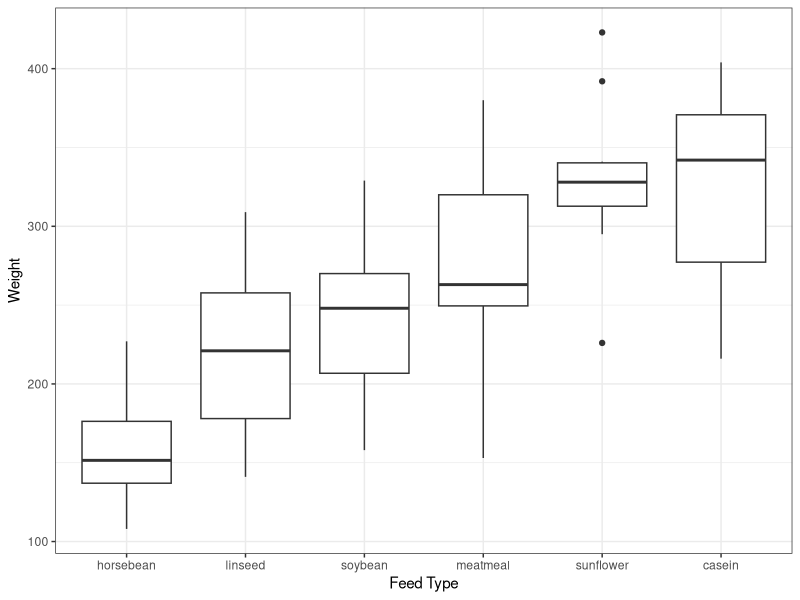
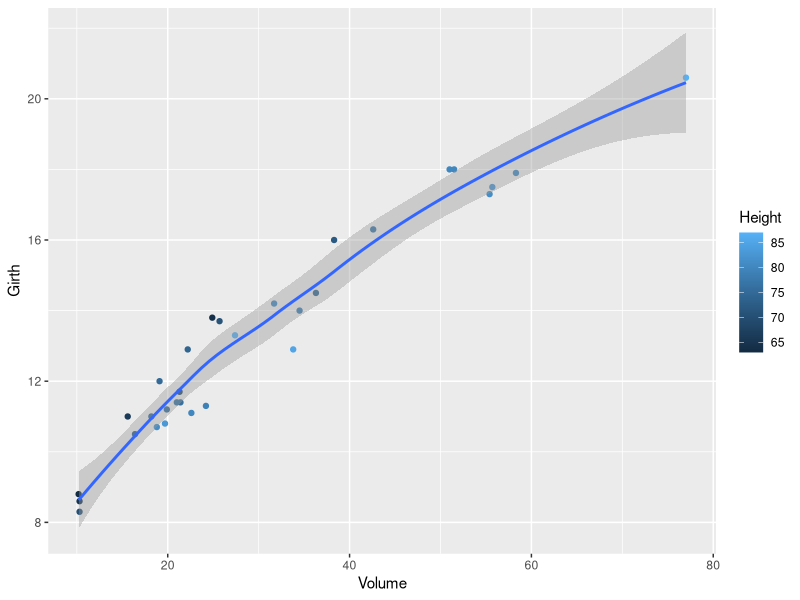
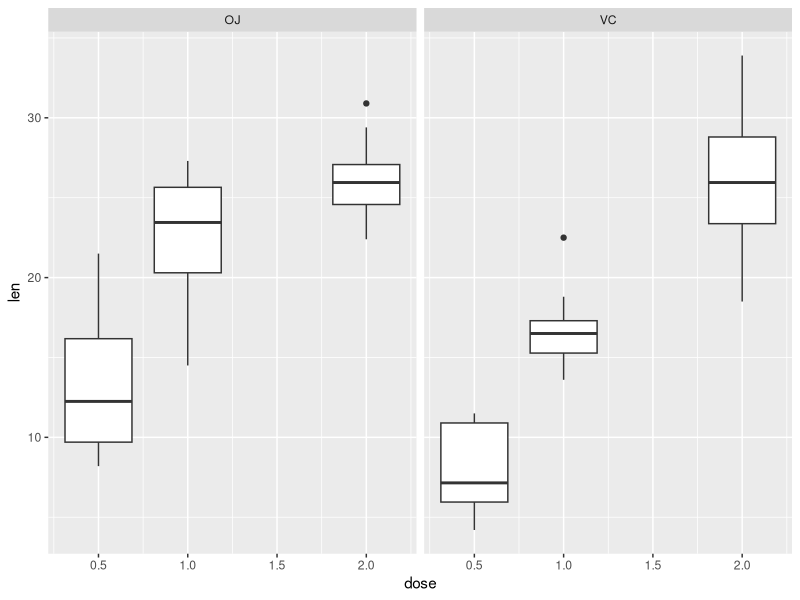
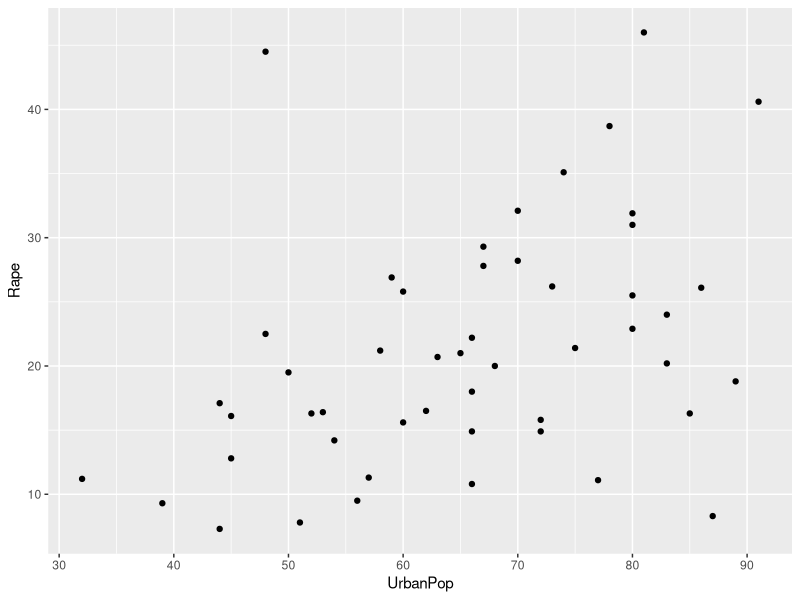

R code for these plots, in order:
## ---- chunk 1
library(tidyverse)
library(ggplot2)
data(chickwts)
  ggplot(data=chickwts,mapping=aes(x=reorder(feed, weight, FUN = median),y=weight))+
    geom_boxplot()+
    theme_bw() +
    xlab('Feed Type') +
    ylab('Weight')
  summary.matrix(chickwts)
## ---- chunk 2
data(trees)
ggplot(data=trees,mapping=aes(x=Volume,y=Girth))+
  geom_point(mapping=aes(color=Height))+
  geom_smooth()
summary(trees)


## ---- chunk 3
data(ToothGrowth)
ggplot(data=ToothGrowth,mapping = aes(x=dose,y=len))+
  geom_boxplot(mapping = aes(group=cut_number(dose,n=3)))+
  facet_grid(.~supp)
summary(ToothGrowth)
longlength <- filter(ToothGrowth,len>25)
longlength

## ---- chunk 4
data(USArrests)
USArrests <- mutate(USArrests,sumcrime=Murder+Assault+Rape)               
summary(USArrests)
highcrimerate <- filter(USArrests,sumcrime>285)
highcrimerate
lowcrimerate <- filter(USArrests,sumcrime<128)
lowcrimerate
ggplot(data=USArrests,mapping=aes(x=UrbanPop,y=Rape))+
  geom_point()
